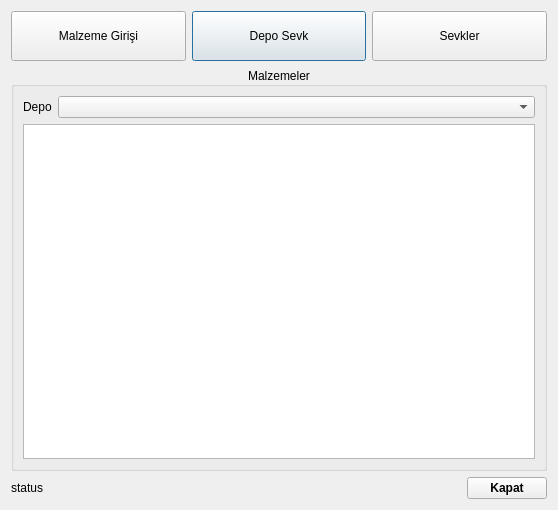
<?xml version="1.0" encoding="UTF-8"?>
<ui version="4.0">
 <class>StokDialog</class>
 <widget class="QDialog" name="StokDialog">
  <property name="geometry">
   <rect>
    <x>0</x>
    <y>0</y>
    <width>558</width>
    <height>510</height>
   </rect>
  </property>
  <property name="windowTitle">
   <string>Dialog</string>
  </property>
  <layout class="QVBoxLayout" name="verticalLayout_2">
   <item>
    <layout class="QGridLayout" name="gridLayout_2">
     <item row="0" column="1">
      <widget class="QPushButton" name="pushButton_malzemeCikisi">
       <property name="sizePolicy">
        <sizepolicy hsizetype="Minimum" vsizetype="Minimum">
         <horstretch>0</horstretch>
         <verstretch>0</verstretch>
        </sizepolicy>
       </property>
       <property name="minimumSize">
        <size>
         <width>0</width>
         <height>50</height>
        </size>
       </property>
       <property name="text">
        <string>Depo Sevk</string>
       </property>
      </widget>
     </item>
     <item row="0" column="0">
      <widget class="QPushButton" name="pushButton_malzemeGirisi">
       <property name="sizePolicy">
        <sizepolicy hsizetype="Minimum" vsizetype="Minimum">
         <horstretch>0</horstretch>
         <verstretch>0</verstretch>
        </sizepolicy>
       </property>
       <property name="minimumSize">
        <size>
         <width>0</width>
         <height>50</height>
        </size>
       </property>
       <property name="text">
        <string>Malzeme Girişi</string>
       </property>
      </widget>
     </item>
     <item row="0" column="2">
      <widget class="QPushButton" name="pushButton_sevkler">
       <property name="sizePolicy">
        <sizepolicy hsizetype="Minimum" vsizetype="Minimum">
         <horstretch>0</horstretch>
         <verstretch>0</verstretch>
        </sizepolicy>
       </property>
       <property name="text">
        <string>Sevkler</string>
       </property>
      </widget>
     </item>
    </layout>
   </item>
   <item>
    <widget class="QGroupBox" name="groupBox">
     <property name="title">
      <string>Malzemeler</string>
     </property>
     <property name="alignment">
      <set>Qt::AlignCenter</set>
     </property>
     <property name="flat">
      <bool>true</bool>
     </property>
     <layout class="QVBoxLayout" name="verticalLayout">
      <item>
       <layout class="QGridLayout" name="gridLayout">
        <item row="0" column="1">
         <widget class="QComboBox" name="comboBox_depo"/>
        </item>
        <item row="0" column="0">
         <widget class="QLabel" name="label_2">
          <property name="sizePolicy">
           <sizepolicy hsizetype="Maximum" vsizetype="Preferred">
            <horstretch>0</horstretch>
            <verstretch>0</verstretch>
           </sizepolicy>
          </property>
          <property name="text">
           <string>Depo</string>
          </property>
         </widget>
        </item>
       </layout>
      </item>
      <item>
       <widget class="QListView" name="listView_MalzemeStok"/>
      </item>
     </layout>
    </widget>
   </item>
   <item>
    <layout class="QHBoxLayout" name="horizontalLayout">
     <item>
      <widget class="QLabel" name="label_status">
       <property name="text">
        <string>status</string>
       </property>
      </widget>
     </item>
     <item>
      <widget class="QPushButton" name="pushButton_close">
       <property name="sizePolicy">
        <sizepolicy hsizetype="Maximum" vsizetype="Fixed">
         <horstretch>0</horstretch>
         <verstretch>0</verstretch>
        </sizepolicy>
       </property>
       <property name="font">
        <font>
         <weight>75</weight>
         <bold>true</bold>
        </font>
       </property>
       <property name="text">
        <string>Kapat</string>
       </property>
      </widget>
     </item>
    </layout>
   </item>
  </layout>
 </widget>
 <resources/>
 <connections/>
</ui>
